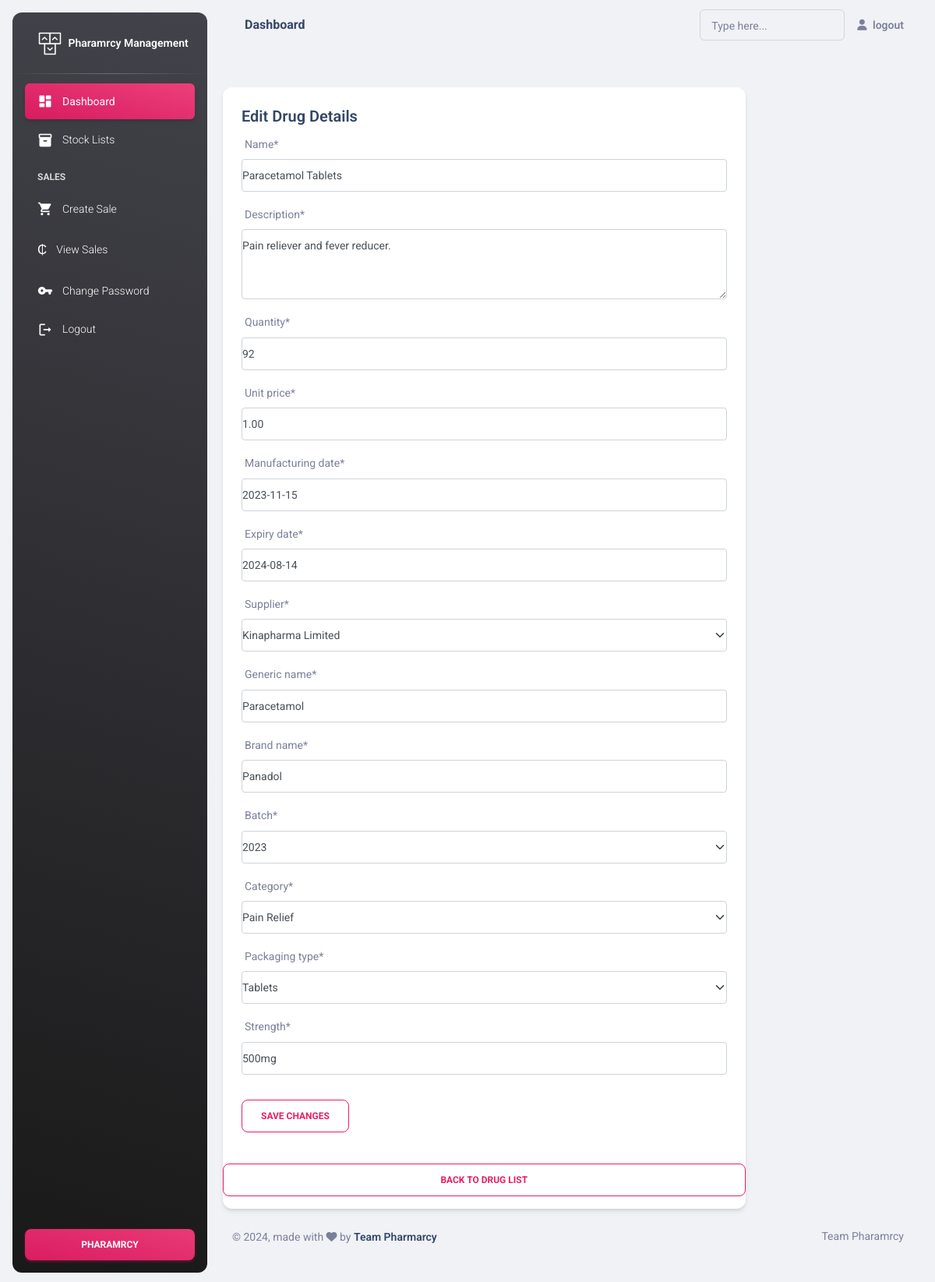
The page /drugs/1/update/ on the database its author committed.
### pms/models.py (models this page shows, shortened)
class Drug(models.Model):
    name = models.CharField(max_length=100)
    description = models.TextField()
    quantity = models.PositiveIntegerField()  # Initial quantity for new drug entry
    unit_price = models.DecimalField(max_digits=10, decimal_places=2)
    manufacturing_date = models.DateField()
    expiry_date = models.DateField()
    supplier = models.ForeignKey(Supplier, on_delete=models.CASCADE)
    generic_name = models.CharField(max_length=100)
    brand_name = models.CharField(max_length=100)
    BATCH_CHOICES = (
        ('2023', '2023'),
        ('2024', '2024'),
        ('2025', '2025'),
    )
    batch = models.CharField(max_length=50, choices=BATCH_CHOICES)
    category = models.ForeignKey(Category, on_delete=models.CASCADE)
    packaging_type = models.ForeignKey(PackagingType, on_delete=models.CASCADE)
    strength = models.CharField(max_length=20)

class Supplier(models.Model):
    name = models.CharField(max_length=100)
    contact_info = models.TextField()
    email = models.EmailField()
    def __str__(self):
        return self.name

class Category(models.Model):
    name = models.CharField(max_length=100)
    description = models.TextField()
    def __str__(self):
        return self.name

### pms/views.py (the view)
# urls.py: path('drugs/<int:pk>/update/', drug_update, name='drug_update'),
def drug_update(request, pk):
    drug = get_object_or_404(Drug, pk=pk)
    initial_quantity = drug.quantity
    if request.method == 'POST':
        form = DrugForm(request.POST, instance=drug)
        if form.is_valid():
            updated_drug = form.save(commit=False)
            existing_drug = Drug.objects.filter(
                name=updated_drug.name,
                generic_name=updated_drug.generic_name,
                brand_name=updated_drug.brand_name,
                batch=updated_drug.batch,
                packaging_type=updated_drug.packaging_type
            ).exclude(pk=drug.pk).first()
            if existing_drug:
                try:
                    stock = Stock.objects.get(drug=existing_drug)
                    stock.quantity += updated_drug.quantity - initial_quantity
                    stock.save()
                    messages.success(request, f'Stock for {existing_drug.name} updated successfully!')
                except Stock.DoesNotExist:
                    Stock.objects.create(drug=existing_drug, quantity=updated_drug.quantity)
                    messages.success(request, f'Stock for {existing_drug.name} created successfully!')
            else:
                updated_drug.save()
                try:
                    stock = Stock.objects.get(drug=updated_drug)
                    stock.quantity = updated_drug.quantity
                    stock.save()
                    messages.success(request, f'Drug {updated_drug.name} updated successfully!')
                except Stock.DoesNotExist:
                    Stock.objects.create(drug=updated_drug, quantity=updated_drug.quantity)
                    messages.success(request, f'Stock for {updated_drug.name} created successfully!')
            return redirect('stock_list')  # Adjust this to your drug list view
    else:
        form = DrugForm(instance=drug)
    return render(request, 'drug_form.html', {'form': form})

### pms/forms.py
class DrugForm(forms.ModelForm):
    class Meta:
        model = Drug
        fields = [
            'name', 'description', 'quantity', 'unit_price',
            'manufacturing_date', 'expiry_date', 'supplier',
            'generic_name', 'brand_name', 'batch', 'category',
            'packaging_type', 'strength'
        ]
        widgets = {
            'description': forms.Textarea(attrs={'rows': 3, 'cols': 20}),
        }

### pms/models.py (called while the page is built)
    def __str__(self):
        return self.type

### pms/templates/drug_form.html (shortened to what this page needs)
{% extends "dashboard.html" %}
{% load static crispy_forms_tags %}
{% block dash3 %}
<div class="row">
    <div class="col-lg-9">
        <div class="card">
            <div class="card-body">
                <h5 class="card-title">Edit Drug Details</h5>
                <form method="post" enctype="multipart/form-data">
                    <div class="row mb-3">
                        <form method="post">
                            {{ form|crispy }}
                        </form>
                    </div>
                    <button type="submit" class="btn btn-outline-primary">Save changes</button>
                </form>
            </div>
            <a href="{% url 'stock_list' %}" class="btn btn-outline-primary">Back to Drug List</a>
        </div>
    </div>
</div>
{% endblock dash3 %}

### pms/templates/drug_form.html (style rules this page uses)
.form-control { border: 1px solid #ced4da; border-radius: 0.25rem; }
.form-select { border: 1px solid #ced4da; border-radius: 0.25rem; }

### rows shown on the page
Drug: name "Paracetamol Tablets", description "Pain reliever and fever reducer.", quantity "92", unit_price "1.00", manufacturing_date "2023-11-15", expiry_date "2024-08-14", supplier "Kinapharma Limited", generic_name "Paracetamol", brand_name "Panadol", batch "2023", category "Pain Relief", packaging_type "Tablets", strength "500mg"
